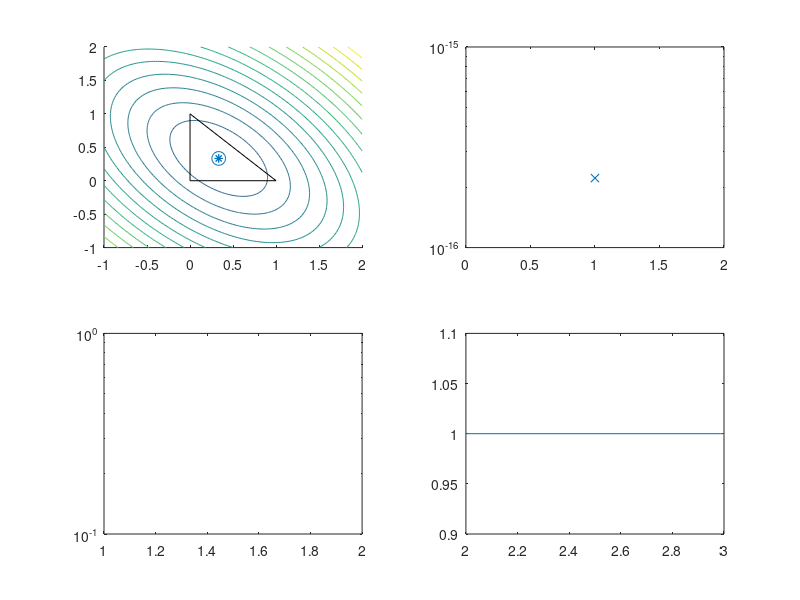

The MATLAB script that drew this image:
function T = newton222mp1(u0, u1, u2, s, s0, s1, s2, h)
    if nargin < 1
        u0 = 0;
    end
    if nargin < 2
        u1 = 0;
    end
    if nargin < 3
        u2 = 0;
    end
    if nargin < 4
        s = 1;
    end
    if nargin < 5
        s0 = 1;
    end
    if nargin < 6
        s1 = 1;
    end
    if nargin < 7
        s2 = 1;
    end
    if nargin < 8
        h = 1;
    end

    du = [u1; u2] - u0;
    ds = [s1; s2] - s0;
    
    s = @(x, y) (1 - x - y)*s0 + x*s1 + y*s2;

    M = [2 1; 1 2];
    e = [-1; -1];
    f = 1;

    Q = @(x, y) [x y 1]*[M e; e' f]*[x; y; 1];
    l = @(x, y) sqrt((1 - x).^2 + (1 - y).^2 + (x + y).^2);
    
    g = @(x, y) du + h*(l(x, y)*ds + (s(x, y)/l(x, y))*(M*[x; y] + e));
    H = @(x, y) h*(2*(ds - (s(x, y)/(2*Q(x, y)))*(M*[x; y] + e))*(M*[x; ...
                        y] + e)' + s(x, y)*M)/l(x, y);

    X(1, :) = [1/3; 1/3];
    
    F_ = @(x, y) (1 - x - y)*u0 + x*u1 + y*u2 + h*s(x, y)*l(x, y);
    Fvals(1) = F_(X(1, 1), X(1, 2));

    niter = 200;
    step = 1;
    scale = 0.9;
    stepsizes(1) = 1;
    for k = (1:niter) + 1
        x = X(k - 1, 1);
        y = X(k - 1, 2);
        p = H(x, y)\g(x, y);

        % Backtracking line search
        tmp = [x; y] - step*p;
        while F_(tmp(1), tmp(2)) > Fvals(k - 1)
            step = scale*step;
            tmp = [x; y] - step*p;
        end
        stepsizes(k) = step;
        X(k, :) = tmp;

        Fvals(k) = F_(X(k, 1), X(k, 2));
        E(k - 1) = norm(p, 'inf')/norm(X(k, :), 'inf');
        if E(k - 1) < eps || abs(Fvals(k) - Fvals(k - 1)) < eps ...
                || any(X(k, :) < 0) || sum(X(k, :)) > 1
            break;
        end
    end
    if E(length(E)) == 0
        E(length(E)) = eps;
    end
    if any(X(k, :) < 0) || sum(X(k, :)) > 1
        T = inf;
    else
        T = Fvals(k);
    end
    
    min_ = -1;
    max_ = 2;
    lin = linspace(min_, max_, 121);
    [x y] = meshgrid(lin, lin);
    F = (1 - x - y)*u0 + x*u1 + y*u2 + h*s(x, y).*l(x, y);

    figure;

    subplot(2, 2, 1);
    hold on;
    contour(x, y, F, 15);
    plot([0 1 0 0], [0 0 1 0], 'k');
    plot(X(:, 1), X(:, 2), '-*');
    xlim([min_, max_]);
    ylim([min_, max_]);
    scatter(X(size(X, 1), 1), X(size(X, 1), 2), 100);

    subplot(2, 2, 2);
    semilogy(1:length(E), E, '-x');
    xlim([0, length(E) + 1]);

    subplot(2, 2, 3);
    semilogy(1:length(Fvals), abs(Fvals - Fvals(length(Fvals))));
    xlim([1 length(Fvals)]);

    subplot(2, 2, 4);
    plot((1:length(stepsizes)) + 1, stepsizes);

end
